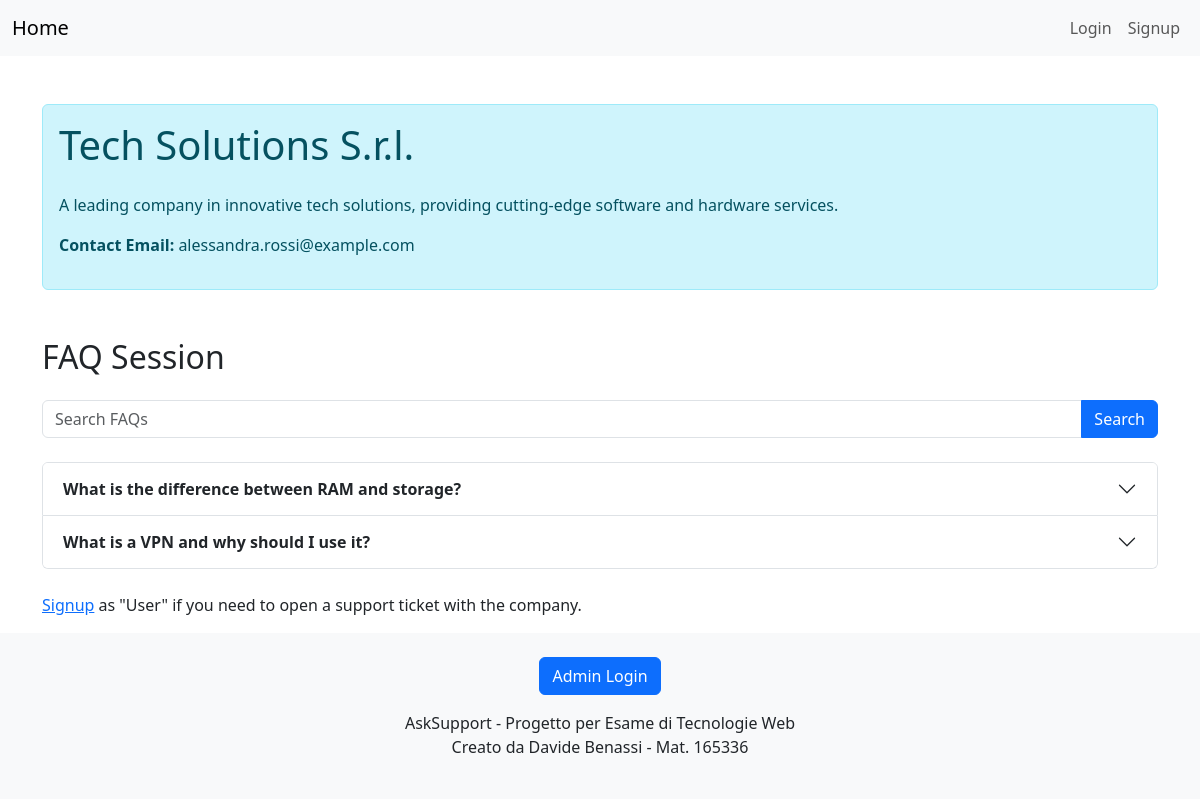
/companies/1/, run on the app's committed database.
### companies/models.py (models this page shows, shortened)
class Company(models.Model):
    name = models.CharField(max_length=100)
    description = models.TextField()
    admin = models.OneToOneField(User, on_delete=models.CASCADE, related_name='related_company')
    companyLogo = models.ImageField(
        upload_to='images/companies_logos/',
        default='images/default/blank_company_logo.png',
        blank=True      # Optional field
    )

class FAQ(models.Model):
    question = models.TextField()
    answer = models.TextField()
    company = models.ForeignKey(Company, on_delete=models.CASCADE, related_name='faqs')
    approved = models.BooleanField(default=False)

### companies/views.py (the view, shortened to what this page needs)
# urls.py: path('<int:pk>/', CompanyPageView.as_view(), name='company-page'),
class CompanyPageView(FormMixin, DetailView):
    model = Company
    template_name = 'company_page.html'
    context_object_name = 'company'
    form_class = TicketForm
    def get_context_data(self, **kwargs):
        context = super().get_context_data(**kwargs)
        company = self.get_object()
        query = self.request.GET.get('q', '')
        if query:
            faqs = company.faqs.filter(
                approved=True
            ).filter(
                Q(question__icontains=query) | Q(answer__icontains=query)
            )
        else:
            faqs = company.faqs.all().filter(approved=True)
        context['faqs'] = faqs
        context['form'] = self.get_form()
        context['query'] = query  # Passa la query al template per prepopolare la barra di ricerca
        return context

### tickets/forms.py
class TicketForm(forms.ModelForm):
    class Meta:
        model = Ticket
        fields = ['title', 'description', 'priority']
        widgets = {
            'title': forms.TextInput(attrs={'class': 'form-control'}),
            'description': forms.Textarea(attrs={'class': 'form-control', 'rows': 2}),
            'priority': forms.Select(attrs={'class': 'form-control'}),
        }

### companies/templates/company_page.html (shortened to what this page needs)
{% extends "base.html" %}
{% block content %}
<div class="container mt-5">
    <div class="alert alert-info">
        <h1 class="mb-4">{{ company.name }}</h1>
        <p>{{ company.description }}</p>
        <p><strong>Contact Email:</strong> {{ company.admin.email }}</p>
    </div>
    <h2 class="mt-5 mb-4">FAQ Session</h2>
    <form method="get" class="mb-4">
        <div class="input-group">
            <input type="text" class="form-control" name="q" placeholder="Search FAQs" value="{{ request.GET.q }}">
            <button class="btn btn-primary" type="submit">Search</button>
        </div>
    </form>
    {% if faqs %}
        <div class="accordion" id="faqAccordion">
            {% for faq in faqs %}
            <div class="accordion-item">
                <h2 class="accordion-header" id="heading{{ faq.id }}">
                    <button class="accordion-button collapsed" type="button" data-bs-toggle="collapse" data-bs-target="#collapse{{ faq.id }}" aria-expanded="false" aria-controls="collapse{{ faq.id }}">
                        <strong>{{ faq.question }}</strong>
                    </button>
                </h2>
            </div>
            {% endfor %}
        </div>
    {% else %}
        <p class="alert alert-warning">There are no FAQs yet.</p>
    {% endif %}
    {% if user.is_authenticated and not "CompanyAdministrators" in user.groups.all.0.name and not "Employees" in user.groups.all.0.name %}
        <h3 class="mt-5 mb-4">Open a Support Ticket</h3>
        <form method="post" class="p-4 border rounded bg-light">
            {% csrf_token %}
            {{ form.as_p }}
            <button type="submit" class="btn btn-primary w-100 mt-3">Create Ticket</button>
        </form>
    {% else %}
        <p class="mt-4"><a href="{% url 'user-signup' %}">Signup</a> as "User" if you need to open a support ticket with the company.</p>
    {% endif %}
</div>
{% endblock %}

### data on the page
Company: name "Tech Solutions S.r.l.", description "A leading company in innovative tech solutions, providing cutting-edge software and hardware services.", admin.email "alessandra.rossi@example.com"
FAQ: question "What is the difference between RAM and storage?"
FAQ: question "What is a VPN and why should I use it?"
